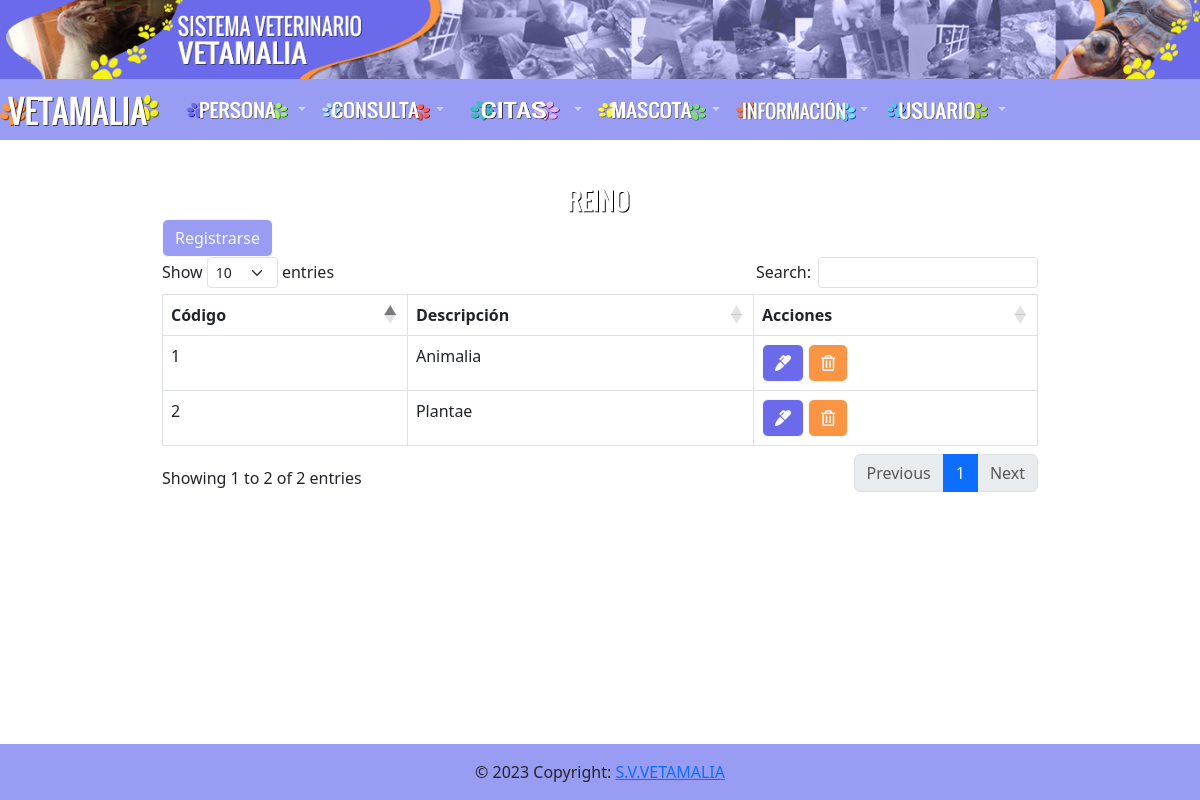
Page /reino/reino.php on the committed database.
### tables this page shows
CREATE TABLE `reino` (
  `codigo_reino` int(20) NOT NULL,
  `descripcion` varchar(150) NOT NULL
);

### reino/reino.php (the view, shortened to what this page needs)
<?php include("../database/db.php");?>
<?php include("../include/headers.php")?>
<div class="container p-4">
    <div class="row">
         <div class="col-md-10 mx-auto" style="width: 900px; margin-top: 20px !important; margin-bottom: 40px !important;">
            <img src="../img/Reino.png" class="rounded mx-auto d-block" width="160" height="35"></a>
            <a href="registrar.php" class="btn btn-outline-light" type="button" style="background-color: #989cf3">Registrarse</a>
            <table class="table table-bordered" id="example">
                <thead>
                    <tr>
                        <th>Código</th>
                        <th>Descripción</th>
                        <th>Acciones</th>
                    </tr>
                </thead>
                <tbody>
                    <?php
                    $query = "SELECT * FROM reino";
                    $result = mysqli_query($conn,$query);
                    while($row =mysqli_fetch_array($result)) {?>
                        <tr>
                            <td><?php echo $row['codigo_reino']?></td>
                            <td><?php echo $row['descripcion']?></td>
                            <td>
                                <a href="edit.php?id=<?php echo $row['codigo_reino']?>" class="btn btn-outline-light" type="button" style="background-color: #6a6aeb" onclick="return  ConfirmarEditar()">
                                    <i class="fas fa-marker"></i>
                                </a>
                                <a href="delete.php?id=<?php echo $row['codigo_reino']?>" class="btn btn-outline-light" type="button" style="background-color: #fa9543" onclick="return ConfirmarEliminar()">
                                <i class="far fa-trash-alt"></i>
                                </a>
                            </td>
                        </tr>
                    <?php }?>
                </tbody>
            </table>
        </div>
    </div>
</div>
<?php include("../include/footer.php")?>

### rows in the picture
reino: codigo_reino "1", descripcion "Animalia"
reino: codigo_reino "2", descripcion "Plantae"
